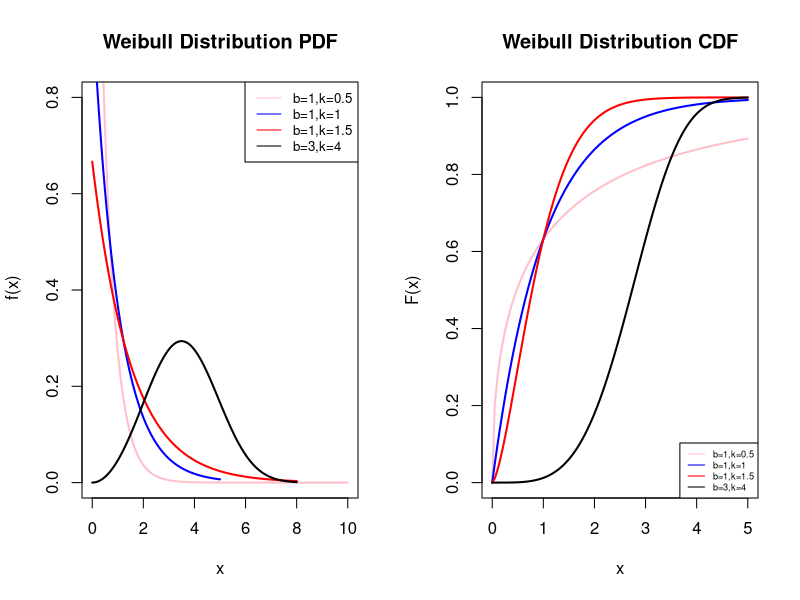

The R source for this figure:
# Weibull Distribution PDF and CDF
# parameter data from https://www.wikipedia.org/

par(mfrow=c(1,2))

##########################################
#### The extreme wind speed Data Set  ####
##########################################



x= c( 24.52, 69.15, 33.21, 30.79, 18.12, 94.34, 55.40, 28.28,
      49.73, 15.92, 21.81, 21.80, 30.56, 18.56, 87.63, 40.53,
      43.31, 20.10, 27.56, 90.16, 57.14, 28.98, 43.03, 49.13,
      50.47, 31.09, 27.17, 20.59, 65.99, 18.05, 19.44, 54.70,
      31.34, 48.32, 30.11, 46.22, 40.60, 24.76, 46.64, 75.50,
      45.78, 26.14, 23.06, 33.01, 51.56, 55.22, 67.04, 34.59,
      24.32, 55.88, 31.74, 76.17)


# Weibull Distribution PDF

dWeibull=function(x,b,k){
  
  fx=((k/b)*(x/b)^(k-1))*(exp(-(x/b)^k))
  return(fx)
  
}

curve(dweibull(x,1,0.5), from=0, to=10, main = 'Weibull Distribution PDF',
      ylab = ' f(x)', lwd = 2,ylim=c(0,.8),
      col = 'pink',type="l")
curve(dweibull(x,1,1), from=0, to=5, col='blue', add=TRUE ,lwd = 2)
curve(dweibull(x,1,1.5), from=0, to=8, col='red', add=TRUE, lwd = 2)
curve(dweibull(x,3,4), from=0, to=8, col='black', add=TRUE ,lwd = 2)

legend(x="topright",legend=c("b=1,k=0.5","b=1,k=1","b=1,k=1.5","b=3,k=4"),
       col=c("pink","blue","red","black"),lty=1, cex=0.8)


# Weibull Distribution CDF

cdf=function(x,b,k){
  
  Fx=(1-(exp(-(x/b)^(k))))
  return(Fx)
  
}


curve(cdf(x,1,0.5), from=0, to=5, main = 'Weibull Distribution CDF',
      ylab = 'F(x)', lwd = 2,ylim=c(0,1),
      col = 'pink')
curve(cdf(x,1,1), from=0, to=5, col='blue', add=TRUE ,lwd = 2)
curve(cdf(x,1,1.5), from=0, to=5, col='red', add=TRUE, lwd = 2)
curve(cdf(x,3,4), from=0, to=5, col='black', add=TRUE, lwd = 2)

legend(x="bottomright",legend=c("b=1,k=0.5","b=1,k=1","b=1,k=1.5","b=3,k=4"),
       col=c("pink","blue","red","black"),lty=1, cex=.55)
